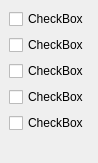
             <widget class="QWidget" name="page_7">
              <property name="geometry">
               <rect>
                <x>0</x>
                <y>0</y>
                <width>93</width>
                <height>163</height>
               </rect>
              </property>
              <attribute name="label">
               <string>Page 1</string>
              </attribute>
              <layout class="QVBoxLayout">
               <property name="spacing">
                <number>6</number>
               </property>
               <property name="margin">
                <number>9</number>
               </property>
               <item>
                <widget class="QCheckBox" name="checkBox_53">
                 <property name="text">
                  <string>CheckBox</string>
                 </property>
                </widget>
               </item>
               <item>
                <widget class="QCheckBox" name="checkBox_54">
                 <property name="text">
                  <string>CheckBox</string>
                 </property>
                </widget>
               </item>
               <item>
                <widget class="QCheckBox" name="checkBox_55">
                 <property name="text">
                  <string>CheckBox</string>
                 </property>
                </widget>
               </item>
               <item>
                <widget class="QCheckBox" name="checkBox_56">
                 <property name="text">
                  <string>CheckBox</string>
                 </property>
                </widget>
               </item>
               <item>
                <widget class="QCheckBox" name="checkBox_57">
                 <property name="text">
                  <string>CheckBox</string>
                 </property>
                </widget>
               </item>
               <item>
                <spacer>
                 <property name="orientation">
                  <enum>Qt::Vertical</enum>
                 </property>
                 <property name="sizeHint" stdset="0">
                  <size>
                   <width>20</width>
                   <height>40</height>
                  </size>
                 </property>
                </spacer>
               </item>
              </layout>
             </widget>
